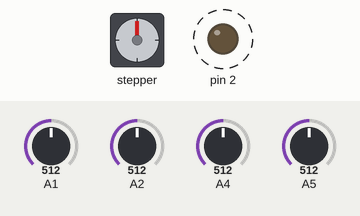
Bench run of a sketch on a simulated Arduino Uno, built with avr-gcc and run on an emulated ATmega328P. Shown: stepper motor, output pins drawn as LEDs (lit = HIGH). Dashed ring = blinking. The test bench sets the inputs (shaded band); at power-on: A2 = 512, A1 = 512, A4 = 512, A5 = 512. Stepper angles assume 200 steps per turn.

Above: at 1.9 s.
2.0 s: A2 set to 490
6.8 s: A1 set to 109
10.3 s: A1 set to 96
At 11.1 s:
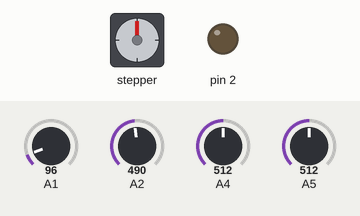
11.8 s: A1 set to 306
At 12.87 s:
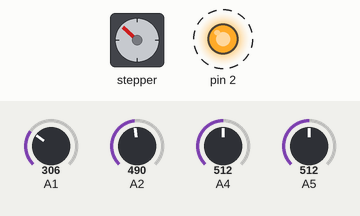
16.6 s: A1 set to 90
At 17.55 s:
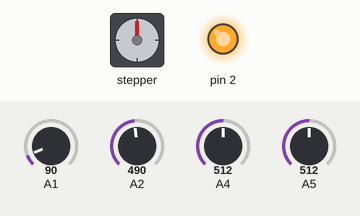
23.0 s: A2 set to 510
At 23.36 s:
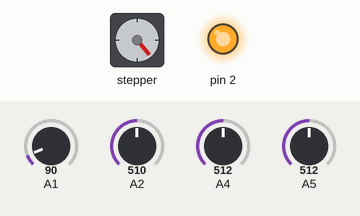
Timing chart, 0 to 27.5 s (numbered marks = the images above; inputs shaded):
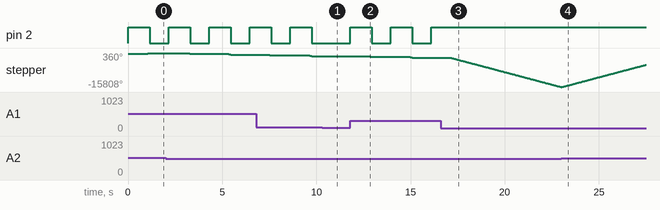

Measured:
- the behaviour switches between 101 and 100 on A1 (found by bisection; images 0 and 1)
- after the input at 10.3 s, pin 2: stays LOW (without the input it goes to HIGH after 0.46 s); stepper: stops changing and stays -1080°
- after the input at 11.8 s, pin 2: alternates HIGH for 1.2 s and LOW for 1.0 s, starting at once; stepper: turns 360° counter-clockwise in 0.15 s, then 360° counter-clockwise in 0.15 s
- after the input at 16.6 s, pin 2: stops changing and stays HIGH
- by itself, pin 2: alternates HIGH for 1.2 s and LOW for 1.0 s

The sketch:

stepper-PSM35BYG104_400rpm.ino
```cpp
#include <Stepper.h>


// L293D H-Bridge
// PIN 8 Bridge 1
// PIN 9
// PIN 10 Bridge 2
// PIN 11

//PIN A5 Bottom Contact
//PIN A4 Top Contact

const int stepsU = 200;

int value = 0;
int powerOn = 0;
int bottomReached = 0;
int topReached = 0;
boolean moveUp = false;
boolean moveDown = false;
boolean active = false;

Stepper psm35byg104 (stepsU, 8, 9, 10, 11);


void setup() {

  // 400 PRM
  psm35byg104.setSpeed(400);
  pinMode(2, OUTPUT);

}

void loop() {

  // Press the Push Button
  powerOn = analogRead(1);

  // Starting
  if (powerOn > 100 && active == true) {
    active = false;
    digitalWrite(2, LOW);
    delay(1000);

  } else if (powerOn > 100 && active == false) {
    active = true;
    digitalWrite(2, HIGH);
    delay(1000);
  }

  if (active) {

    value = analogRead(2);
    bottomReached = analogRead(5);
    topReached = analogRead(4);

    if (bottomReached > 800){

      moveUp = true;
      moveDown = false;

    } else if (topReached > 800) {

      moveDown = true;
      moveUp = false;

    }

    // Manual setting
    // Adjust Poti
    // Push Button
    if ( value > 500) {

      moveUp = true;
      moveDown = false;

    } else  if (value > 100 && value < 500) {

      moveDown = true;
      moveUp = false;

    } else if (value < 100) {
      // do nothing
    }

    // Linear translation
    if (moveUp) {

      // perform a full rotation
      psm35byg104.step((stepsU));

    } else if ( moveDown) {

      // perform a full rotation
      psm35byg104.step(-(stepsU));

    } else {
      // do nothing
    }
  }
}
```
